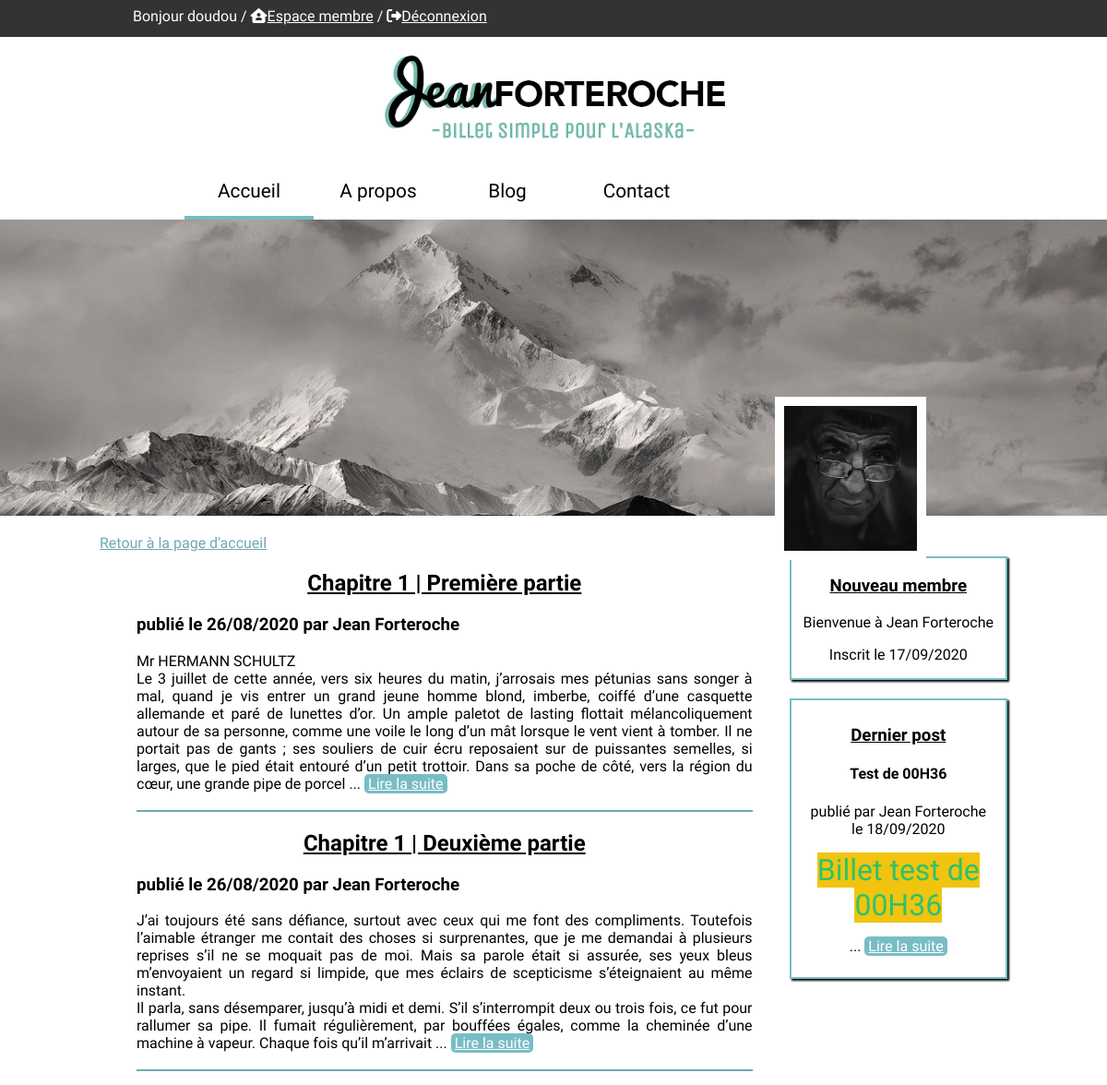
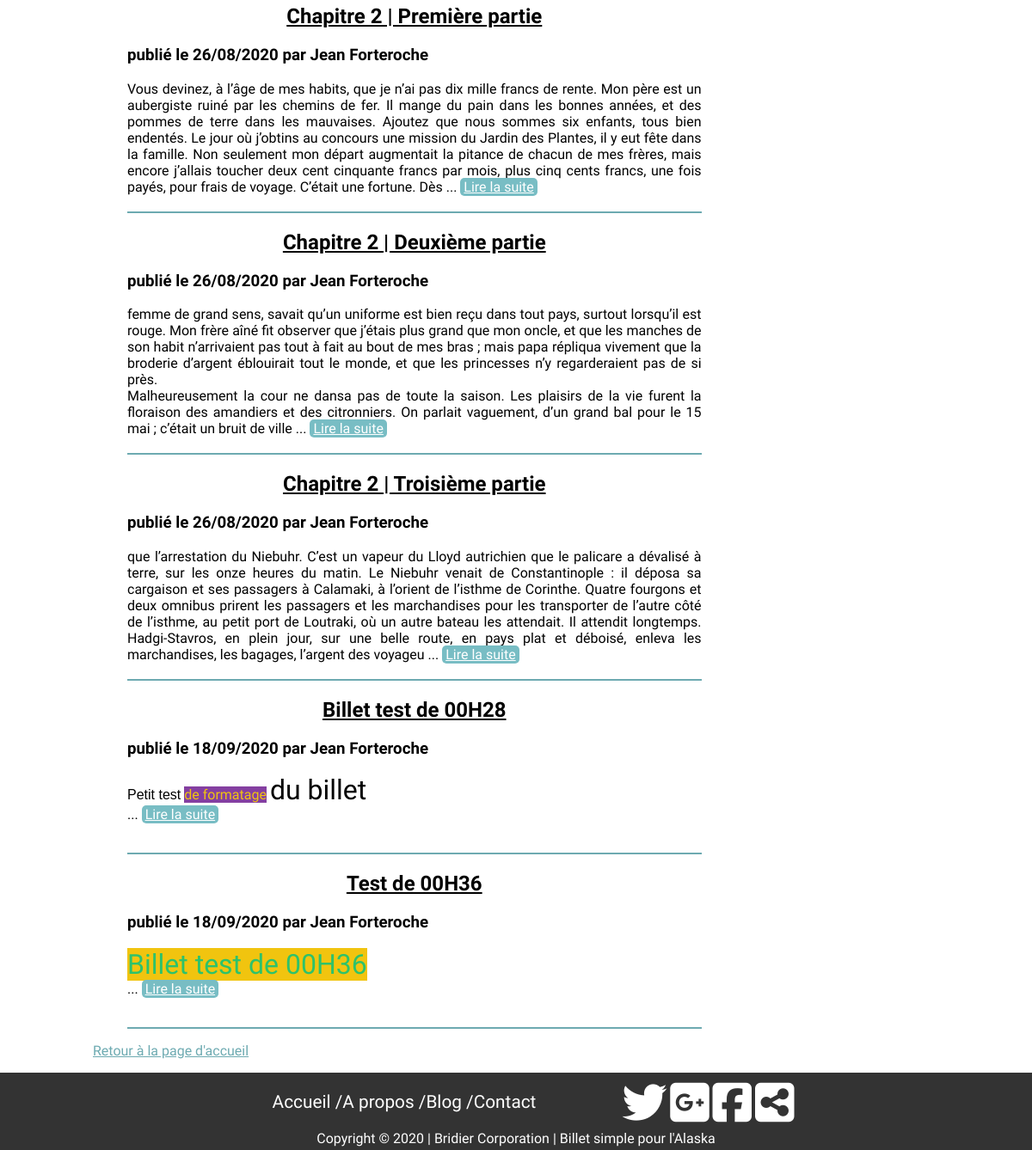
The page /index.php?action=blog (signed in) on the database its author committed (2 pictures, top to bottom).
### tables this page shows
CREATE TABLE `posts` (
  `id` int(11) NOT NULL,
  `author` varchar(255) NOT NULL,
  `title` varchar(255) NOT NULL,
  `content` text NOT NULL,
  `date_creation` datetime NOT NULL DEFAULT CURRENT_TIMESTAMP
);

CREATE TABLE `users` (
  `id` int(11) NOT NULL,
  `id_status` int(11) NOT NULL,
  `firstName` varchar(255) NOT NULL,
  `lastName` varchar(255) NOT NULL,
  `pseudo` varchar(255) NOT NULL,
  `password` varchar(255) NOT NULL,
  `mail` varchar(255) NOT NULL,
  `date_inscription` datetime NOT NULL DEFAULT CURRENT_TIMESTAMP
);

### controller/postController.php (called while the page is built, shortened)
<?php
Class PostController{
    private $postManager;
    public function __construct(){
        $this->postManager = new PostManager();
    }
    public function getPosts()
    {
        $getPosts = $this->postManager->getPosts();
        $view = new ViewManager('blog');
        $view->generate(array('getPosts' => $getPosts));
    }
}

### index.php (called while the page is built, shortened)
<?php
$router = new Router();
$router->routerRequest();

### model/postManager.php (called while the page is built, shortened)
<?php
class PostManager extends Manager
{
    public function lastPost()
    {
        $db = $this->dbConnect();
        $req = $db->query('SELECT id,author, title, LEFT( content, 300 ) AS content, DATE_FORMAT(date_creation, \'%d/%m/%Y\') AS date_creation FROM posts ORDER BY id DESC LIMIT 1');
        $lastPost = $req->fetch();
        return $lastPost;
    }
    public function getPosts()
    {
        $db = $this->dbConnect();
        $req = $db->query('SELECT id,author, title, LEFT( content, 600 ) AS content, DATE_FORMAT(date_creation, \'%d/%m/%Y\') AS date_creation FROM posts');
        return $req;
    }
}

### model/userManager.php (called while the page is built, shortened)
<?php
class UserManager extends Manager
{
    public function getLastUser(){
        $db = $this->dbConnect();
        $req = $db->query('SELECT id, pseudo, DATE_FORMAT(date_inscription, \'%d/%m/%Y\') AS date_inscirption FROM users ORDER BY id DESC
        LIMIT 1');
        $lastUser = $req->fetch();
        return $lastUser;
    }
}

### view/blogView.php (the view, shortened to what this page needs)
<p class="homePage"><a href="index.php">Retour à la page d'accueil</a></p>
<?php
while ($data = $getPosts->fetch())
{
?>
    <article class="leftBlock">
        <h2><?=htmlspecialchars($data['title'])?></h2>
        <h3>publié le <?=htmlspecialchars($data['date_creation'])?> par <?=$data['author']?></h3>
        <p>
            <?=nl2br(html_entity_decode($data['content']))?>
            ... <a href="index.php?action=post&amp;id=<?=$data['id']?>#ancre" class="readMore">Lire la suite</a>
        </p>
        <br/>
    </article>
<?php
}
?>
<p class="homePage"><a href="index.php">Retour à la page d'accueil</a></p>

### view/template.php (shortened to what this page needs)
<!DOCTYPE html>
<html>
    <head>
        <link href="public/css/style.css" rel="stylesheet" />
    </head>
    <body>
        <header>
            <div class="headband">
                <?php
                if(isset($_SESSION['pseudo'])){
                ?>
                <p>Bonjour <?=$_SESSION['pseudo']?> / <i class="fas fa-house-user"></i><a href="index.php?action=membreAreaLogin#ancre">Espace membre</a> / <i class="fas fa-sign-out-alt"></i><a href="index.php?action=logOut">Déconnexion</a></p>
                <?php
                }else{
                ?>
                <p><a href="index.php?action=log"><i class="far fa-user"></i> Se connecter</a> / <a href="index.php?action=registerView#ancre"><i class="fas fa-sign-in-alt"></i> S'inscrire</a></p>
                <?php
                }
                ?>
            </div>
            <p class="logo"><img src="public/img/logo_400.png" alt="logo de Jean"></p>
            <nav>
                <ul class="menu">
                    <li class="buttonMenu accueil"><a href="index.php">Accueil</a></li>
                    <li class="buttonMenu a_propos"><a href="index.php?action=about#ancre">A propos</a></li>
                    <li class="buttonMenu blog"><a href="index.php?action=blog#ancre">Blog</a></li>
                    <li class="buttonMenu contact"><a href="">Contact</a></li>
                </ul>
            </nav>
        </header>
        <div class="divider"></div>
        <div class="banniere">
            <img src="public/img/banniere.jpg" alt="paysage Alaska" class="paysage">
            <img src="public/img/jean_f.jpg" alt="Portrait de Jean Forteroche" class="portrait">
        </div>
        <div class="blockInvisible" id="ancre"></div>
        <section class="section">
            <section class="leftSection">
                <?= $content ?>
            </section>
            <section class="rightSection">
                <article class="lastUser">
                    <h3>Nouveau membre</h3>
                    <p>Bienvenue à <?=htmlspecialchars($lastUser['pseudo'])?></p>
                    <p>Inscrit le <?=htmlspecialchars($lastUser['date_inscirption'])?></p>
                </article>
                <article class="lastPost">
                    <h3>Dernier post</h3>
                    <h4><?=htmlspecialchars($lastPost['title'])?></h4>
                    <p>publié par <?=htmlspecialchars($lastPost['author'])?><br /> le <?=htmlspecialchars($lastPost['date_creation'])?></p>
                    <p>
                        <?=html_entity_decode($lastPost['content'])?>
                        ... <a href="index.php?action=post&amp;id=<?=$lastPost['id']?>#ancre" class="readMore">Lire la suite</a>
                    </p>
                </article>
            </section>
        </section>
        <footer>
            <div class="footer_block">
                <ul class="footer_menu">
                    <li><a href="">Accueil / </a></li>
                    <li><a href="">A propos / </a></li>
                    <li><a href="">Blog / </a></li>
                    <li><a href="">Contact</a></li>
                </ul>
                <ul class="footer_social_network">
                    <li><a href=""><i class="fab fa-twitter"></i></a></li>
                    <li><a href=""><i class="fab fa-google-plus-square"></i></a></li>
                    <li><a href=""><i class="fab fa-facebook-square"></i></a></li>
                    <li><a href=""><i class="fas fa-share-alt-square"></i></a></li>
                </ul>
            </div>
            <p class='copyright'>Copyright © 2020 | Bridier Corporation | Billet simple pour l'Alaska </p>
        </footer>
    </body>
</html>

### public/css/style.css (style rules this page uses)
body { margin:0; font-family: 'Unica One', cursive; }
.headband { height: 40px; padding: 0px 12%; background-color: rgb(51, 51, 51); }
.headband p { margin: 0px; padding-top: 8px; color: white; }
.headband p a { color: white; }
header { position: fixed; width: 100%; background-color: white; z-index: 1; }
.divider { height: 229px;; }
.blockInvisible { font-family: 'Unica One', cursive; height: 229px; width: 100%; position: absolute; top: 396px; }
.logo { text-align: center; margin: 0px; }
.menu { margin:auto; display: flex; justify-content: flex-start; width: 70%; }
.buttonMenu { width: 110px; padding: 15px; text-align: center; list-style: none; }
.menu a, footer a { text-decoration:none; color:black; font-size: 1.3em; font-family: 'Unica One', cursive; }
.accueil { border-bottom: 4px solid rgb(118, 188, 195); }
.banniere { position: relative; }
.paysage { width: 100%; }
.portrait { position: absolute; top: 60%; left: 70%; width: 12%; padding:10px; background-color: white; position: absolute; }
footer { background-color: rgb(51, 51, 51); height: 90px; }
footer ul { text-align: center; list-style: none; }
footer a, .copyright { color: white; }
.footer_block { display: flex; justify-content: center; align-items: center; }
.footer_menu { display: flex; margin:0px; }
.footer_social_network { display: flex; font-size: 2.5em; justify-content: space-between; padding: 6px 0px 0px 100px; width: 200px; margin:0px; }
.copyright { margin:0px; text-align: center; font-family: 'Unica One', cursive; }
.section { width:82%; margin: auto; display: flex; justify-content: space-between; }
.leftSection { width: 80%; }
.leftSection h2, .rightSection h3 { text-decoration: underline; }
.rightSection { width: 249px; margin-top: 40px; text-align: center; }
.lastUser { height: 130px; }
.lastPost { margin-top: 20px; padding: 8px;; }
.lastUser, .lastPost { box-shadow: 2px 2px 2Px black; border: 2px solid rgb(120, 189, 196); }
.leftSection h2 { text-align: center; }
.readMore { padding: 1px 4Px; background-color: rgb(120, 189, 196); color: white; border-radius: 5px;; }
.leftBlock { text-align: justify; margin: 0px 40px; border-bottom : 2px solid rgb(109, 170, 177); }
.leftBlock p { margin-bottom: 0px; }
.homePage a { color: rgb(109, 170, 177); }

### rows shown on the page
posts: title "Chapitre 1 | Première partie", date_creation "26/08/2020", author "Jean Forteroche", content "Mr HERMANN SCHULTZ Le 3 juillet de cette année, vers six heures du matin, j’arrosais mes pétunias sans songer à mal, quand je vis entrer un grand jeune homme blond, imberbe, coiffé d’une casquette allemande et paré de lunettes d’or. Un ample paletot de lasting flottait mélancoliquement autour de sa personne, comme une voile le long d’un mât lorsque le vent vient à tomber. Il ne portait pas de gants ; ses souliers de cuir écru reposaient sur de puissantes semelles, si larges, que le pied était entouré d’un petit trottoir. Dans sa poche de côté, vers la région du cœur, une grande pipe de porcel"
posts: title "Chapitre 1 | Deuxième partie", date_creation "26/08/2020", author "Jean Forteroche", content "J’ai toujours été sans défiance, surtout avec ceux qui me font des compliments. Toutefois l’aimable étranger me contait des choses si surprenantes, que je me demandai à plusieurs reprises s’il ne se moquait pas de moi. Mais sa parole était si assurée, ses yeux bleus m’envoyaient un regard si limpide, que mes éclairs de scepticisme s’éteignaient au même instant. Il parla, sans désemparer, jusqu’à midi et demi. S’il s’interrompit deux ou trois fois, ce fut pour rallumer sa pipe. Il fumait régulièrement, par bouffées égales, comme la cheminée d’une machine à vapeur. Chaque fois qu’il m’arrivait"
posts: title "Chapitre 2 | Première partie", date_creation "26/08/2020", author "Jean Forteroche", content "Vous devinez, à l’âge de mes habits, que je n’ai pas dix mille francs de rente. Mon père est un aubergiste ruiné par les chemins de fer. Il mange du pain dans les bonnes années, et des pommes de terre dans les mauvaises. Ajoutez que nous sommes six enfants, tous bien endentés. Le jour où j’obtins au concours une mission du Jardin des Plantes, il y eut fête dans la famille. Non seulement mon départ augmentait la pitance de chacun de mes frères, mais encore j’allais toucher deux cent cinquante francs par mois, plus cinq cents francs, une fois payés, pour frais de voyage. C’était une fortune. Dès"
posts: title "Chapitre 2 | Deuxième partie", date_creation "26/08/2020", author "Jean Forteroche", content "femme de grand sens, savait qu’un uniforme est bien reçu dans tout pays, surtout lorsqu’il est rouge. Mon frère aîné fit observer que j’étais plus grand que mon oncle, et que les manches de son habit n’arrivaient pas tout à fait au bout de mes bras ; mais papa répliqua vivement que la broderie d’argent éblouirait tout le monde, et que les princesses n’y regarderaient pas de si près. Malheureusement la cour ne dansa pas de toute la saison. Les plaisirs de la vie furent la floraison des amandiers et des citronniers. On parlait vaguement, d’un grand bal pour le 15 mai ; c’était un bruit de ville"
posts: title "Chapitre 2 | Troisième partie", date_creation "26/08/2020", author "Jean Forteroche", content "que l’arrestation du Niebuhr. C’est un vapeur du Lloyd autrichien que le palicare a dévalisé à terre, sur les onze heures du matin. Le Niebuhr venait de Constantinople : il déposa sa cargaison et ses passagers à Calamaki, à l’orient de l’isthme de Corinthe. Quatre fourgons et deux omnibus prirent les passagers et les marchandises pour les transporter de l’autre côté de l’isthme, au petit port de Loutraki, où un autre bateau les attendait. Il attendit longtemps. Hadgi-Stavros, en plein jour, sur une belle route, en pays plat et déboisé, enleva les marchandises, les bagages, l’argent des voyageu"
posts: title "Billet test de 00H28", date_creation "18/09/2020", author "Jean Forteroche", content "Petit test de formatage du billet"
posts: title "Test de 00H36", date_creation "18/09/2020", author "Jean Forteroche", content "Billet test de 00H36"
users: pseudo "Jean Forteroche"

### other values the page prints
$_SESSION['pseudo'] "doudou"
$lastUser['date_inscirption'] "17/09/2020"
$lastPost['date_creation'] "18/09/2020"
html_entity_decode($lastPost['content']) "Billet test de 00H36"
